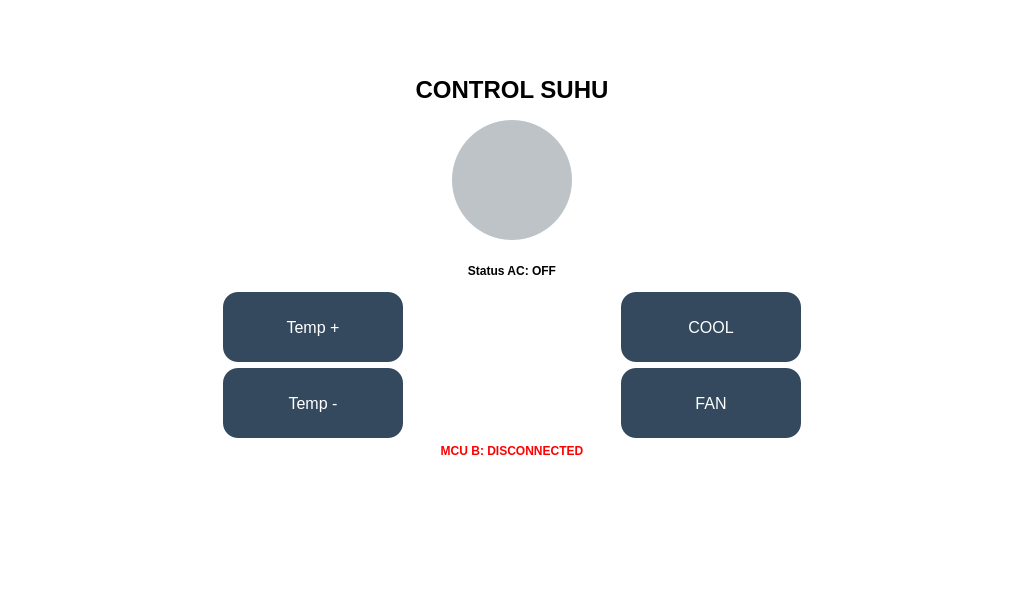
<?xml version="1.0" encoding="UTF-8"?>
<ui version="4.0">
 <class>temp</class>
 <widget class="QWidget" name="temp">
  <property name="geometry">
   <rect>
    <x>0</x>
    <y>0</y>
    <width>1024</width>
    <height>600</height>
   </rect>
  </property>
  <property name="minimumSize">
   <size>
    <width>1024</width>
    <height>600</height>
   </size>
  </property>
  <property name="maximumSize">
   <size>
    <width>1024</width>
    <height>600</height>
   </size>
  </property>
  <property name="styleSheet">
   <string notr="true">
QWidget {
    background: transparent;
}

/* Tombol umum */
QPushButton {
    background-color: #34495e;
    color: white;
    border-radius: 15px;
    font-size: 16px;
}

QPushButton:pressed {
    background-color: #2c3e50;
}

/* Tombol AC aktif */
QPushButton#btn_ac:checked {
    background-color: #27ae60;
}
   </string>
  </property>
  <layout class="QVBoxLayout" name="verticalLayout">
   <item>
    <spacer name="topSpacer">
     <property name="orientation">
      <enum>Qt::Orientation::Vertical</enum>
     </property>
     <property name="sizeHint" stdset="0">
      <size>
       <width>0</width>
       <height>0</height>
      </size>
     </property>
    </spacer>
   </item>
   <item>
    <widget class="QLabel" name="label_title">
     <property name="styleSheet">
      <string notr="true">
color: black;
font-size: 24px;
font-weight: bold;
      </string>
     </property>
     <property name="text">
      <string>CONTROL SUHU</string>
     </property>
     <property name="alignment">
      <set>Qt::AlignmentFlag::AlignCenter</set>
     </property>
    </widget>
   </item>
   <item>
    <widget class="QFrame" name="frame">
     <property name="frameShape">
      <enum>QFrame::Shape::StyledPanel</enum>
     </property>
     <property name="frameShadow">
      <enum>QFrame::Shadow::Raised</enum>
     </property>
     <layout class="QHBoxLayout" name="horizontalLayout">
      <item>
       <widget class="QPushButton" name="btn_ac">
        <property name="sizePolicy">
         <sizepolicy hsizetype="Fixed" vsizetype="Fixed">
          <horstretch>0</horstretch>
          <verstretch>0</verstretch>
         </sizepolicy>
        </property>
        <property name="minimumSize">
         <size>
          <width>120</width>
          <height>120</height>
         </size>
        </property>
        <property name="maximumSize">
         <size>
          <width>120</width>
          <height>120</height>
         </size>
        </property>
        <property name="styleSheet">
         <string notr="true">
QPushButton {
    background-color: #bdc3c7;
    border-radius: 60px;
}
QPushButton:checked {
    background-color: #27ae60;
}
     </string>
        </property>
        <property name="icon">
         <iconset>
          <normaloff>assets/AC OFF.png</normaloff>assets/AC OFF.png</iconset>
        </property>
        <property name="iconSize">
         <size>
          <width>60</width>
          <height>60</height>
         </size>
        </property>
        <property name="checkable">
         <bool>true</bool>
        </property>
       </widget>
      </item>
     </layout>
    </widget>
   </item>
   <item>
    <layout class="QVBoxLayout">
     <item>
      <widget class="QLabel" name="label_status">
       <property name="styleSheet">
        <string notr="true">
color: #000000;
background transparan;
padding: 8px;
border-radius: 8px;
font-weight: bold;
     </string>
       </property>
       <property name="text">
        <string>Status AC: OFF</string>
       </property>
       <property name="alignment">
        <set>Qt::AlignmentFlag::AlignCenter</set>
       </property>
      </widget>
     </item>
     <item>
      <layout class="QGridLayout">
       <item row="0" column="0">
        <widget class="QPushButton" name="btn_temp_up">
         <property name="sizePolicy">
          <sizepolicy hsizetype="Fixed" vsizetype="Fixed">
           <horstretch>0</horstretch>
           <verstretch>0</verstretch>
          </sizepolicy>
         </property>
         <property name="minimumSize">
          <size>
           <width>180</width>
           <height>70</height>
          </size>
         </property>
         <property name="text">
          <string>Temp +</string>
         </property>
        </widget>
       </item>
       <item row="0" column="1">
        <widget class="QPushButton" name="btn_cool">
         <property name="sizePolicy">
          <sizepolicy hsizetype="Fixed" vsizetype="Fixed">
           <horstretch>0</horstretch>
           <verstretch>0</verstretch>
          </sizepolicy>
         </property>
         <property name="minimumSize">
          <size>
           <width>180</width>
           <height>70</height>
          </size>
         </property>
         <property name="text">
          <string>COOL</string>
         </property>
         <property name="checkable">
          <bool>true</bool>
         </property>
         <property name="autoExclusive">
          <bool>true</bool>
         </property>
        </widget>
       </item>
       <item row="1" column="0">
        <widget class="QPushButton" name="btn_temp_down">
         <property name="sizePolicy">
          <sizepolicy hsizetype="Fixed" vsizetype="Fixed">
           <horstretch>0</horstretch>
           <verstretch>0</verstretch>
          </sizepolicy>
         </property>
         <property name="minimumSize">
          <size>
           <width>180</width>
           <height>70</height>
          </size>
         </property>
         <property name="text">
          <string>Temp -</string>
         </property>
        </widget>
       </item>
       <item row="1" column="1">
        <widget class="QPushButton" name="btn_fan">
         <property name="sizePolicy">
          <sizepolicy hsizetype="Fixed" vsizetype="Fixed">
           <horstretch>0</horstretch>
           <verstretch>0</verstretch>
          </sizepolicy>
         </property>
         <property name="minimumSize">
          <size>
           <width>180</width>
           <height>70</height>
          </size>
         </property>
         <property name="text">
          <string>FAN</string>
         </property>
         <property name="checkable">
          <bool>true</bool>
         </property>
         <property name="autoExclusive">
          <bool>true</bool>
         </property>
        </widget>
       </item>
      </layout>
     </item>
    </layout>
   </item>
   <item>
    <widget class="QLabel" name="label_MCUB">
     <property name="font">
      <font>
       <pointsize>9</pointsize>
       <bold>true</bold>
      </font>
     </property>
     <property name="styleSheet">
      <string notr="true">
color: red;
font-weight: bold;
 </string>
     </property>
     <property name="text">
      <string>MCU B: DISCONNECTED</string>
     </property>
     <property name="alignment">
      <set>Qt::AlignmentFlag::AlignCenter</set>
     </property>
    </widget>
   </item>
   <item>
    <spacer name="verticalSpacer">
     <property name="orientation">
      <enum>Qt::Orientation::Vertical</enum>
     </property>
     <property name="sizeHint" stdset="0">
      <size>
       <width>20</width>
       <height>40</height>
      </size>
     </property>
    </spacer>
   </item>
   <item>
    <spacer name="bottomSpacer">
     <property name="orientation">
      <enum>Qt::Orientation::Vertical</enum>
     </property>
     <property name="sizeHint" stdset="0">
      <size>
       <width>0</width>
       <height>0</height>
      </size>
     </property>
    </spacer>
   </item>
  </layout>
 </widget>
 <resources/>
 <connections/>
</ui>
